Frame 1 (no input): blank canvas, image omitted
Frame 60 (no input): blank canvas, image omitted
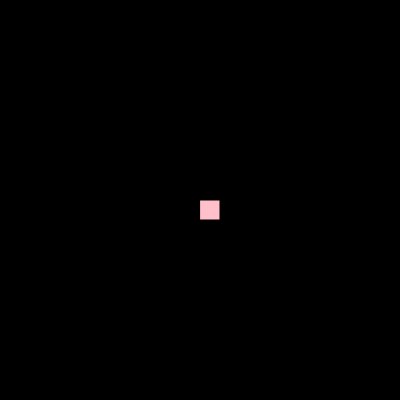
Frame 120 (the mouse pressed at the canvas centre since frame 60)

The p5.js sketch whose frames 1 and 60 were blank and that drew this single picture after the mouse press (run headless with seeded random() and noise() and a simulated clock; from frame 60 on, the mouse is pressed at the canvas centre):

// p5.js sketch
// ── sketch.js
function setup() {
  createCanvas(400, 400);
  background ('black')
}

function draw() {
  
  fill("pink")
if(mouseIsPressed) {  rect (mouseX, mouseY, 20, 20);
  stroke("black");
}
}
